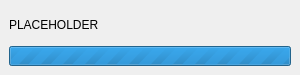
<?xml version="1.0" encoding="UTF-8"?>
<ui version="4.0">
 <class>MainWindow</class>
 <widget class="QMainWindow" name="MainWindow">
  <property name="geometry">
   <rect>
    <x>0</x>
    <y>0</y>
    <width>300</width>
    <height>75</height>
   </rect>
  </property>
  <property name="windowTitle">
   <string>Olfactory Controller</string>
  </property>
  <widget class="QWidget" name="central_widget">
   <layout class="QVBoxLayout" name="verticalLayout">
    <item>
     <widget class="QLabel" name="label">
      <property name="minimumSize">
       <size>
        <width>0</width>
        <height>31</height>
       </size>
      </property>
      <property name="text">
       <string>PLACEHOLDER</string>
      </property>
      <property name="wordWrap">
       <bool>true</bool>
      </property>
     </widget>
    </item>
    <item>
     <widget class="QProgressBar" name="progress_bar">
      <property name="sizePolicy">
       <sizepolicy hsizetype="Expanding" vsizetype="Expanding">
        <horstretch>0</horstretch>
        <verstretch>0</verstretch>
       </sizepolicy>
      </property>
      <property name="maximum">
       <number>0</number>
      </property>
      <property name="value">
       <number>0</number>
      </property>
      <property name="textVisible">
       <bool>false</bool>
      </property>
      <property name="orientation">
       <enum>Qt::Horizontal</enum>
      </property>
      <property name="invertedAppearance">
       <bool>false</bool>
      </property>
      <property name="textDirection">
       <enum>QProgressBar::TopToBottom</enum>
      </property>
     </widget>
    </item>
   </layout>
  </widget>
 </widget>
 <resources/>
 <connections/>
</ui>
